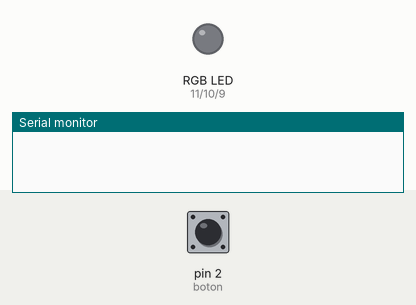
This sketch was run on a simulated Arduino Uno, built with avr-gcc and run on an emulated ATmega328P. On the bench: an RGB LED mixed from three pins (HIGH = lit), the last lines printed to the serial monitor. Dashed ring = blinking. The test bench sets the inputs (shaded band); at power-on: pin 2 (boton) HIGH. Random numbers use the default seed unless the sketch sets one.

Above: at 1.2 s.
1.3 s: pin 2 (boton) pulled LOW for 0.15 s
At 1.37 s:
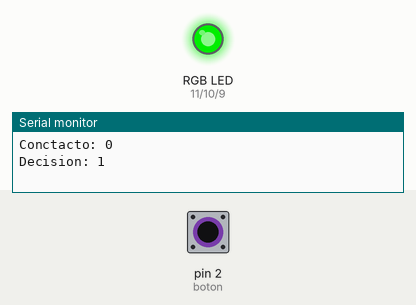
2.9 s: pin 2 (boton) pulled LOW for 3.2 s
At 6.9 s:
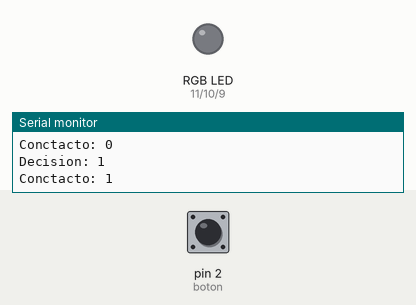
7.6 s: pin 2 (boton) pulled LOW for 1 s
At 8.0 s:
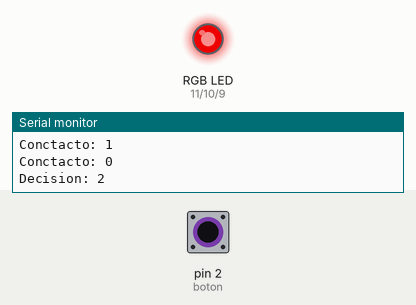
10.1 s: pin 2 (boton) pulsed LOW 5 times (0.12 s each, 0.3 s apart)
At 11.06 s:
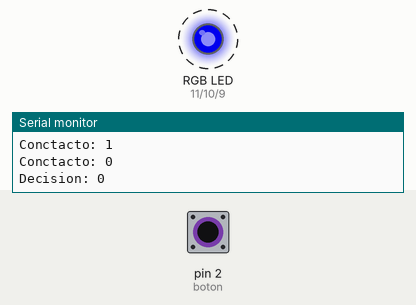
Timing chart, 0 to 13.1 s (numbered marks = the images above; inputs shaded):
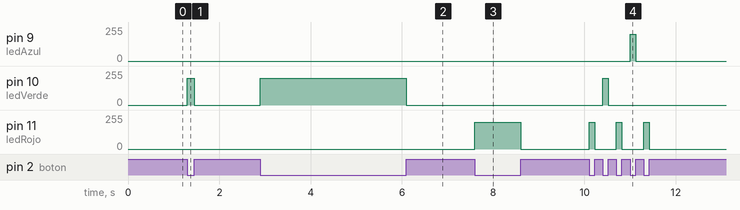

The sketch:

ej8.ino
```cpp
#define boton 2
#define ledRojo 11
#define ledVerde 10
#define ledAzul 9

void setup()
{
  Serial.begin(9600);
  pinMode(boton, INPUT_PULLUP);
  attachInterrupt(digitalPinToInterrupt(boton), contacto, CHANGE);

}

//en vez de usar un RGB usamos 3 leds diferentes
void loop()
{

}

void contacto (){
  int contacto = digitalRead(boton);
  Serial.print("Conctacto: ");
  Serial.println(contacto);
    if (contacto == 0){
    int decision = random(0, 3);
    leds(decision);
    Serial.print("Decision: ");
    Serial.println(decision);
    } else {
    analogWrite(ledVerde, 0);
    analogWrite(ledRojo, 0);
    analogWrite(ledAzul, 0);
  }
}


void leds (int decision){
    if (decision == 1){
      analogWrite(ledVerde, 200);
      analogWrite(ledRojo, 0);
      analogWrite(ledAzul, 0);
    } else if (decision == 2) {
      analogWrite(ledRojo, 200);
      analogWrite(ledVerde, 0);
      analogWrite(ledAzul, 0);
    } else {
      analogWrite(ledAzul, 200);
      analogWrite(ledVerde, 0);
      analogWrite(ledRojo, 0);
    }
}
```

Measured:
- after the input at 1.3 s, pin 10 (ledVerde): 0/255 → 200/255 at once, → 0/255 0.15 s later
- after the input at 2.9 s, pin 10 (ledVerde): 0/255 → 200/255 at once, → 0/255 3.2 s later
- after the input at 7.6 s, pin 11 (ledRojo): 0/255 → 200/255 at once, → 0/255 1.0 s later
- after the input at 10.1 s, pin 9 (ledAzul): 0/255 → 200/255 after 0.90 s, → 0/255 0.12 s later; pin 10 (ledVerde): 0/255 → 200/255 after 0.30 s, → 0/255 0.12 s later; pin 11 (ledRojo): alternates 200/255 for 0.12 s and 0/255 for 0.48 s, 6 changes in all, then stays 0/255, starting at once
